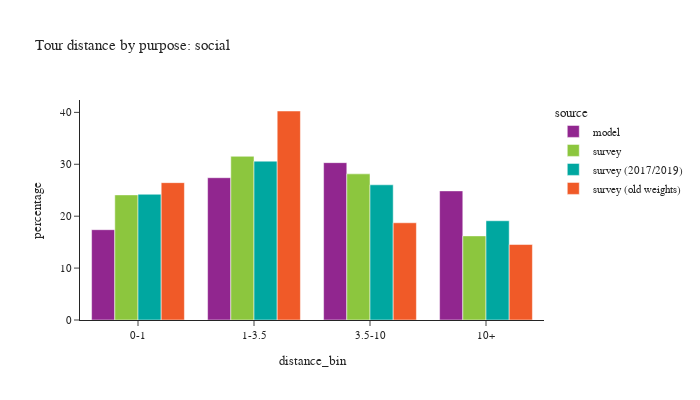

The code cell stored with this chart in its notebook:
### Code cell
plot_bins(tour, tour['pdpurp'] == 7, 'social')

### Figure 1 — Plotly figure (JSON) as saved in the notebook; plotly's stock layout.template omitted (floating-point values rounded to 4 significant figures)
{"data": [{"alignmentgroup": "True", "customdata": [[133848], [210926], [233245], [191389]], "hovertemplate": "source=model<br>distance_bin=%{x}<br>percentage=%{y}<br>sample count=%{customdata[0]}<extra></extra>", "legendgroup": "model", "marker": {"color": "#91268F", "pattern": {"shape": ""}}, "name": "model", "offsetgroup": "model", "orientation": "v", "showlegend": true, "textposition": "auto", "type": "bar", "x": ["0-1", "1-3.5", "3.5-10", "10+"], "xaxis": "x", "y": [17.4, 27.41, 30.31, 24.87], "yaxis": "y"}, {"alignmentgroup": "True", "customdata": [[1054], [975], [709], [408]], "hovertemplate": "source=survey<br>distance_bin=%{x}<br>percentage=%{y}<br>sample count=%{customdata[0]}<extra></extra>", "legendgroup": "survey", "marker": {"color": "#8CC63E", "pattern": {"shape": ""}}, "name": "survey", "offsetgroup": "survey", "orientation": "v", "showlegend": true, "textposition": "auto", "type": "bar", "x": ["0-1", "1-3.5", "3.5-10", "10+"], "xaxis": "x", "y": [24.1, 31.54, 28.15, 16.21], "yaxis": "y"}, {"alignmentgroup": "True", "customdata": [[989], [927], [664], [389]], "hovertemplate": "source=survey (2017/2019)<br>distance_bin=%{x}<br>percentage=%{y}<br>sample count=%{customdata[0]}<extra></extra>", "legendgroup": "survey (2017/2019)", "marker": {"color": "#00A7A0", "pattern": {"shape": ""}}, "name": "survey (2017/2019)", "offsetgroup": "survey (2017/2019)", "orientation": "v", "showlegend": true, "textposition": "auto", "type": "bar", "x": ["0-1", "1-3.5", "3.5-10", "10+"], "xaxis": "x", "y": [24.23, 30.6, 26.05, 19.12], "yaxis": "y"}, {"alignmentgroup": "True", "customdata": [[1648], [1458], [927], [441]], "hovertemplate": "source=survey (old weights)<br>distance_bin=%{x}<br>percentage=%{y}<br>sample count=%{customdata[0]}<extra></extra>", "legendgroup": "survey (old weights)", "marker": {"color": "#F05A28", "pattern": {"shape": ""}}, "name": "survey (old weights)", "offsetgroup": "survey (old weights)", "orientation": "v", "showlegend": true, "textposition": "auto", "type": "bar", "x": ["0-1", "1-3.5", "3.5-10", "10+"], "xaxis": "x", "y": [26.46, 40.27, 18.73, 14.54], "yaxis": "y"}], "layout": {"barmode": "group", "font": {"size": 11}, "height": 400, "legend": {"title": {"text": "source"}, "tracegroupgap": 0}, "title": {"text": "Tour distance by purpose: social"}, "width": 700, "xaxis": {"anchor": "y", "domain": [0.0, 1.0], "title": {"text": "distance_bin"}}, "yaxis": {"anchor": "x", "domain": [0.0, 1.0], "title": {"text": "percentage"}}}}
